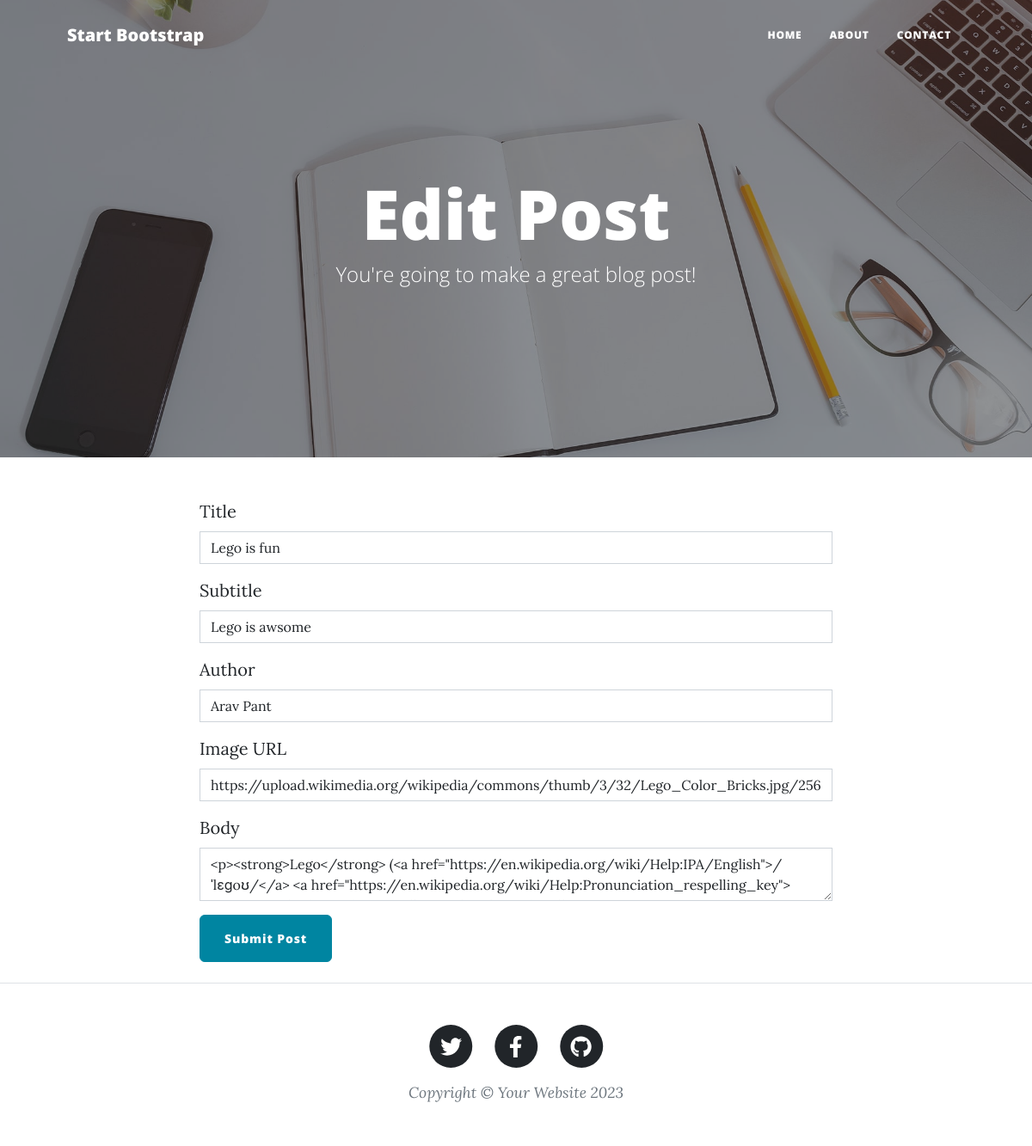
The page /edit-post/2 on the database as committed earlier.
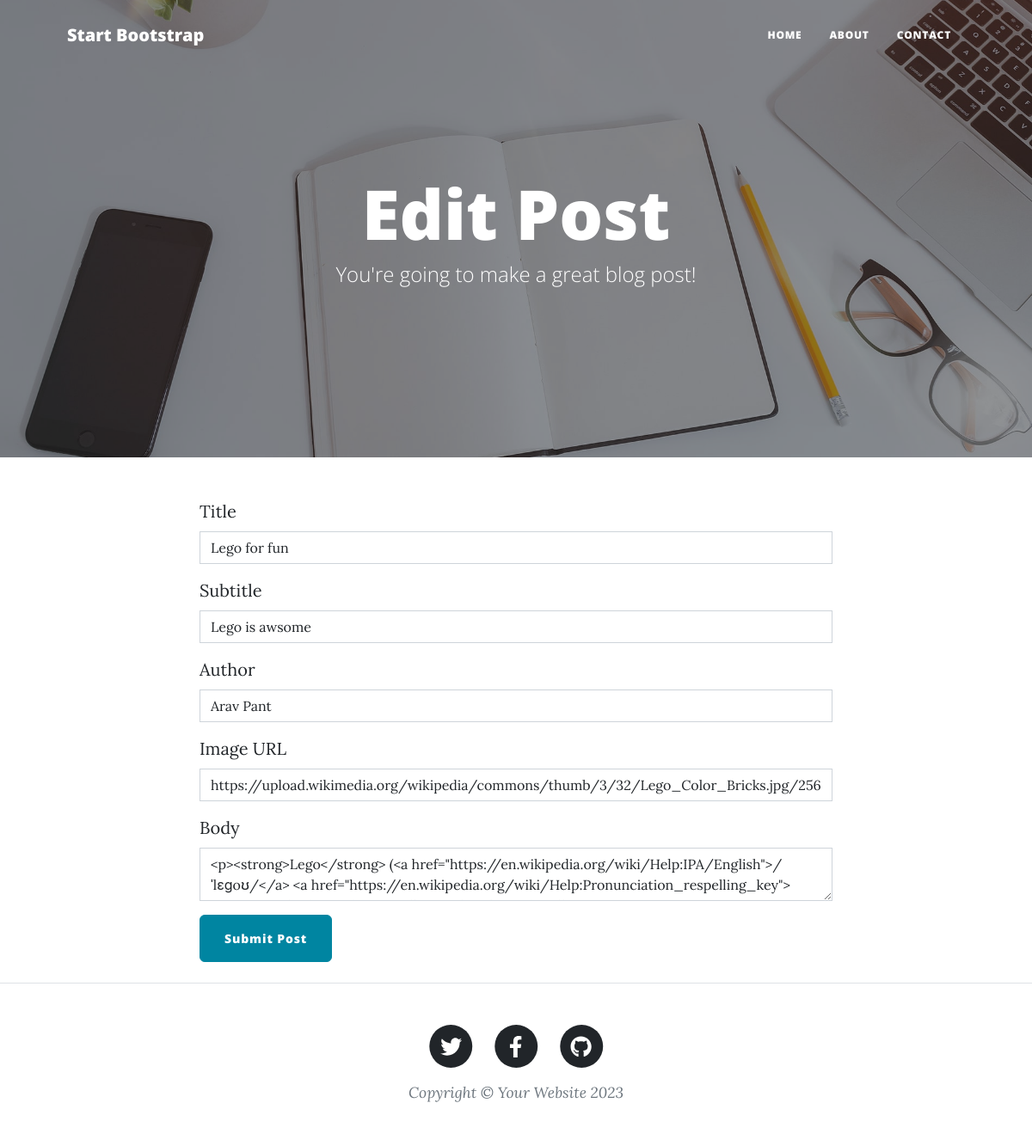
The same page on the database as committed later.
### main.py (models this page shows)
class BlogPost(db.Model):
    id = db.Column(db.Integer, primary_key=True)
    title = db.Column(db.String(250), unique=True, nullable=False)
    subtitle = db.Column(db.String(250), nullable=False)
    date = db.Column(db.String(250), nullable=False)
    body = db.Column(db.Text, nullable=False)
    author = db.Column(db.String(250), nullable=False)
    img_url = db.Column(db.String(250), nullable=False)

### main.py (the view, shortened to what this page needs)
@app.route('/edit-post/<int:post_id>', methods=['GET', 'POST'])
def edit_post(post_id):
    post = db.get_or_404(BlogPost, post_id)
    edit_post = CreatePostForm(
        title=post.title,
        subtitle=post.subtitle,
        date=date.today().strftime("%d %B %Y"),
        img_url=post.img_url,
        body=post.body,
        author=post.author,
    )
    return render_template("make-post.html", form=edit_post, link_source="Edit Post")

### main.py
class CreatePostForm(FlaskForm):
    title = StringField('Title', validators=[DataRequired()])
    subtitle = StringField('Subtitle')
    author = StringField('Author')
    img_url = StringField('Image URL', validators=[URL(), DataRequired()])
    body = CKEditorField('Body', validators=[DataRequired()])
    submit = SubmitField('Submit Post')

### templates/make-post.html (shortened to what this page needs)
{% from "bootstrap5/form.html" import render_form %}
{% block content %}
{% include "header.html" %}
<header
  class="masthead"
  style="background-image: url('../static/assets/img/edit-bg.jpg')"
>
  <div class="container position-relative px-4 px-lg-5">
    <div class="row gx-4 gx-lg-5 justify-content-center">
      <div class="col-md-10 col-lg-8 col-xl-7">
        <div class="page-heading">
          <h1> {{link_source}}</h1>
          <span class="subheading"
            >You're going to make a great blog post!</span
          >
        </div>
      </div>
    </div>
  </div>
</header>
<main class="mb-4">
  <div class="container">
    <div class="row">
      <div class="col-lg-8 col-md-10 mx-auto">
        {{ render_form(form, novalidate=True, button_map={"submit": "primary"}) }}
      </div>
    </div>
  </div>
</main>
{% include "footer.html" %}
{% endblock %}

Rows that differ between the two databases and show on the page:
changed BlogPost "Lego is awsome": title "Lego is fun" → "Lego for fun"
